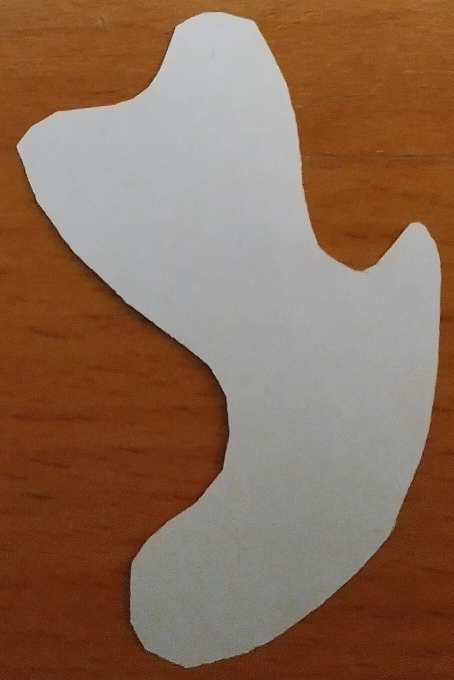
#> input picture 02b-hough-transform-general/base.jpg, 908 x 1360 px (shown at 1/2 size)
$ python main.py   (older library calls are emulated)
#> lines starting #> are read from the running program, lines starting #| are printed output that depends on the picture; after the words box and inside, x2 and y2 are one past the last pixel; in counts of white or black regions, pixels touching at a corner belong together
import collections
import math

import cv2
import numpy as np
from scipy.signal import argrelextrema

CANNY_LOW_THRESHOLD = 100
CANNY_HIGH_THRESHOLD = 250
BLUR_KERNEL = 21, 21
BLUR_SIGMAX = 1
DILATION_KERNEL = (11, 11)
EROSION_KERNEL = (8, 8)
MORPHOLOGY_ITERATIONS = 1
THRESHOLD = 75
THRESHOLD_MAX_VALUE = 255
MINIMAL_ANGLE = -180
MAXIMAL_ANGLE = 180
ANGLE_STEP = 10
COORDINATE_STEP = 10
RESIZE_FACTOR = 8
VOTE_THRESHOLD = 160
CIRCLE_RADIUS = 3
CIRCLE_COLOR = (255, 0, 0)
CIRCLE_THICKNESS = -1
CONTOUR_INDEX = 0
CONTOUR_COLOR = (0, 255, 0)
CONTOUR_THICKNESS = 1


def preprocess_edges(base_image_name):
    base_image = cv2.imread(base_image_name)
    size_y, size_x, _ = base_image.shape
    resized_y, resized_x = int(size_y / RESIZE_FACTOR), int(size_x / RESIZE_FACTOR)
    base_image = cv2.resize(base_image, (resized_x, resized_y))
    blurred = cv2.GaussianBlur(base_image, BLUR_KERNEL, BLUR_SIGMAX)  # blur to have smoother edges
    edges = cv2.Canny(blurred, CANNY_LOW_THRESHOLD, CANNY_HIGH_THRESHOLD)

    # some morphology transformations to have continuous edges
    dilated = cv2.dilate(edges, DILATION_KERNEL, iterations=MORPHOLOGY_ITERATIONS)
    erosion = cv2.erode(dilated, EROSION_KERNEL, iterations=MORPHOLOGY_ITERATIONS)
    erosion = cv2.GaussianBlur(erosion, BLUR_KERNEL, BLUR_SIGMAX)
    erosion = cv2.threshold(erosion, THRESHOLD, THRESHOLD_MAX_VALUE, cv2.THRESH_BINARY)[1]

    cv2.imwrite("eroded_{}".format(base_image_name), erosion)

    return erosion


def get_biggest_contour(edges):
    contours = cv2.findContours(edges.copy(), cv2.RETR_CCOMP, cv2.CHAIN_APPROX_SIMPLE)[-2]

    # if the threshold was too small it could be more than one detected contours (however they are nearly identical)
    # then we want only the biggest one
    if len(contours) > 1:
        contours = list(sorted(contours, key=lambda contour: cv2.contourArea(contour), reverse=True))

    return contours[0]


def find_centroid(biggest_contour):
    moments = cv2.moments(biggest_contour)

    centroid_x = int(moments["m10"] / moments["m00"])
    centroid_y = int(moments["m01"] / moments["m00"])

    return centroid_x, centroid_y


def get_gradients(edges):
    sobel_x = cv2.Sobel(edges, cv2.CV_64F, 1, 0, ksize=5)
    sobel_y = cv2.Sobel(edges, cv2.CV_64F, 0, 1, ksize=5)
    return sobel_x, sobel_y


def get_gradient_angle(sobel, x, y):
    sobel_x, sobel_y = sobel
    gradient_x = sobel_x[y][x]
    gradient_y = sobel_y[y][x]
    gradient_angle = round(math.atan2(gradient_y, gradient_x) * 180 / math.pi)

    return gradient_angle


def fill_r_table(edges, centroid_coordinates, biggest_contour):
    centroid_x, centroid_y = centroid_coordinates
    sobel_x, sobel_y = get_gradients(edges)
    r_table = collections.defaultdict(list)

    for i in biggest_contour:
        x = i[0][0]
        y = i[0][1]
        gradient_angle = get_gradient_angle((sobel_x, sobel_y), x, y)
        displacement_vector = (centroid_x - x, centroid_y - y)
        r_table[gradient_angle].append(displacement_vector)

    return r_table


def get_r_table_and_base_contour(base_image_name):
    edges = preprocess_edges(base_image_name)
    biggest_contour = get_biggest_contour(edges)
    centroid_x, centroid_y = find_centroid(biggest_contour)
    r_table = fill_r_table(edges, (centroid_x, centroid_y), biggest_contour)
    base_contour = biggest_contour + np.array([-centroid_x, -centroid_y])

    return r_table, base_contour


# [80 lines left out: functions perform_hough_transform, cartesian_to_polar, polar_to_cartesian, rotate_contour, not called in this run]


def main():
    r_table, base_contour = get_r_table_and_base_contour("base.jpg")
#> in preprocess_edges, base_image is the input picture: shape (1360, 908, 3); mean B, G, R 85.5, 106.9, 138.3
#> in preprocess_edges, `base_image = cv2.resize(base_image, (resized_x, resized_y))`:
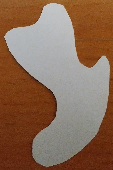
#> base_image: shape (170, 113, 3); mean B, G, R 85.5, 106.9, 138.4
#> in preprocess_edges, `blurred = cv2.GaussianBlur(base_image, BLUR_KERNEL, BLUR_SIGMAX)`:
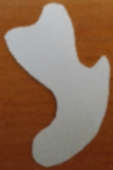
#> blurred: shape (170, 113, 3); mean B, G, R 85.5, 106.9, 138.4
#> in preprocess_edges, `edges = cv2.Canny(blurred, CANNY_LOW_THRESHOLD, CANNY_HIGH_THRESHOLD)`:
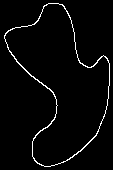
#> edges: shape (170, 113); 2.9% white in thin lines or dots
#> in preprocess_edges, `dilated = cv2.dilate(edges, DILATION_KERNEL, iterations=MORPHOLOGY_ITE..`:
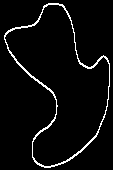
#> dilated: shape (170, 113); 4.3% white in thin lines or dots
#> in preprocess_edges, `erosion = cv2.erode(dilated, EROSION_KERNEL, iterations=MORPHOLOGY_ITE..`: erosion: shape (170, 113); 2.9% white in thin lines or dots
#> in preprocess_edges, `erosion = cv2.threshold(erosion, THRESHOLD, THRESHOLD_MAX_VALUE, cv2.T..`:
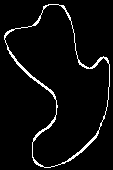
#> erosion: shape (170, 113); 4.4% white in thin lines or dots
#> in get_biggest_contour, `contours = cv2.findContours(edges.copy(), cv2.RETR_CCOMP, cv2.CHAIN_AP..`: contours = 2 contours; box (x1, y1, x2, y2) and area: (4, 4, 110, 168) 9052, (4, 4, 110, 168) 8624
#> in get_r_table_and_base_contour, `biggest_contour = get_biggest_contour(edges)`: biggest_contour = contour of 183 points, box (x1, y1, x2, y2) (4, 4, 110, 168), area 9052
#> in find_centroid, `moments = cv2.moments(biggest_contour)`: moments = moments, m00 9052.5, centre m10/m00, m01/m00 = (61.3, 84.69)
#> in find_centroid, `centroid_x = int(moments["m10"] / moments["m00"])`: centroid_x = 61
#> in find_centroid, `centroid_y = int(moments["m01"] / moments["m00"])`: centroid_y = 84
#> in get_r_table_and_base_contour, `centroid_x, centroid_y = find_centroid(biggest_contour)`: centroid_x = 61; centroid_y = 84
#> in get_gradients, `sobel_x = cv2.Sobel(edges, cv2.CV_64F, 1, 0, ksize=5)`:
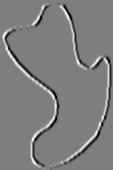
#> sobel_x: shape (170, 113) float64; min -11475, max 11730, mean 0; drawn with min black and max white
#> in get_gradients, `sobel_y = cv2.Sobel(edges, cv2.CV_64F, 0, 1, ksize=5)`:
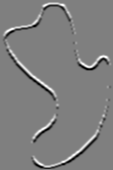
#> sobel_y: shape (170, 113) float64; min -11475, max 11475, mean 1.5; drawn with min black and max white
#> the loop in fill_r_table, `for i in biggest_contour:` made 183 passes
#> (x, y, gradient_x in get_gradient_angle, gradient_y in get_gradient_angle, gradient_angle, displacement_vector) on passes 1 to 3: (48, 4, 1275, 5865, 78, (13, 80)), (47, 5, -1785, 255, 172, (14, 79)), (45, 5, 2805, 10455, 75, (16, 79))
#> in get_r_table_and_base_contour, `r_table = fill_r_table(edges, (centroid_x, centroid_y), biggest_contour)`: r_table = 89 items
#> in get_r_table_and_base_contour, `base_contour = biggest_contour + np.array([-centroid_x, -centroid_y])`: base_contour = 183 rows, first 8: [-13, -80], [-14, -79], [-16, -79], [-17, -78], [-18, -78], [-18, -75], [-19, -74], [-19, -72]
#> r_table = 89 items
    image_edges = preprocess_edges("picture.jpg")
    voting_space = perform_hough_transform(image_edges, r_table)

    print("Voting space ready")

    peaks_x = np.array(argrelextrema(voting_space, np.greater, axis=0))
    peaks_y = np.array(argrelextrema(voting_space, np.greater, axis=1))
    peaks_angle = np.array(argrelextrema(voting_space, np.greater, axis=2))

    stacked = np.vstack((peaks_x.transpose(), peaks_y.transpose(), peaks_angle.transpose()))

    elements, counts = np.unique(stacked, axis=0, return_counts=True)
    coords = elements[np.where(counts == 3)[0]]

    values = voting_space[coords[:, 0], coords[:, 1], coords[:, 2]]
    visualization = cv2.cvtColor(image_edges, cv2.COLOR_GRAY2RGB)
    for coord_element, value in zip(coords, values):
        if value >= VOTE_THRESHOLD:
            y, x, angle = coord_element
            angle = angle * ANGLE_STEP + MINIMAL_ANGLE
            y = y * COORDINATE_STEP
            x = x * COORDINATE_STEP

            cv2.circle(visualization, (x, y), CIRCLE_RADIUS, CIRCLE_COLOR, CIRCLE_THICKNESS)
            visualization[y][x][0] = value

            contour = rotate_contour(base_contour, angle)
            contour = contour + np.array([x, y])
            cv2.drawContours(visualization, [contour], CONTOUR_INDEX, CONTOUR_COLOR, CONTOUR_THICKNESS)

    cv2.imwrite("visualization.png", visualization)


if __name__ == '__main__':
#> (the run stopped early here; a loop or call above may not have finished)
